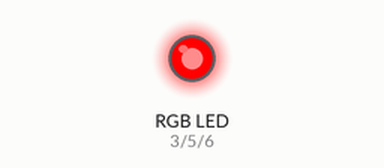
The sketch below on a simulated Arduino Uno, built with avr-gcc and run on an emulated ATmega328P. Parts: an RGB LED mixed from three pins (HIGH = lit).

Above: at 0.05 s.
At 0.15 s:
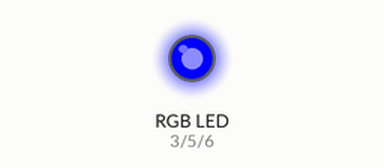
At 0.3 s:
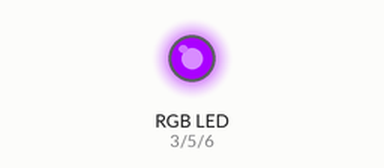
Timing chart, 0 to 3.0 s (numbered marks = the images above):
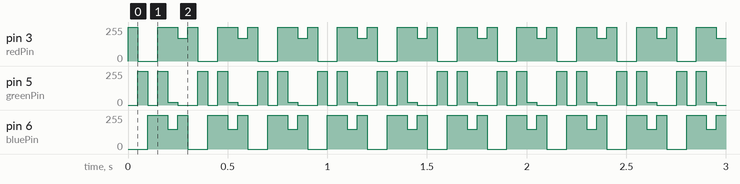

Measured:
- by itself, pin 3 (redPin): repeats every 0.30 s: 0/255 0.10 s, 255/255 0.10 s, 170/255 0.05 s, 255/255 0.05 s
- by itself, pin 5 (greenPin): repeats every 0.30 s: 0/255 0.05 s, 255/255 0.05 s, 20/255 0.05 s, 0/255 0.10 s, 255/255 0.05 s
- by itself, pin 6 (bluePin): repeats every 0.30 s: 147/255 0.05 s, 255/255 0.05 s, 0/255 0.10 s, 255/255 0.10 s

The sketch:

rgb_led.ino
```cpp
int redPin = 3;
int greenPin = 5;
int bluePin = 6;

void setup() {
  pinMode(redPin, OUTPUT);
  pinMode(greenPin, OUTPUT);
  pinMode(bluePin, OUTPUT);
}

void loop() {
 setColor(255, 0, 0); // Red Color
  delay(50);
  setColor(0, 255, 0); // Green Color
  delay(50);
  setColor(0, 0, 255); // Blue Color
  delay(50);
  setColor(255, 255, 255); // White Color
  delay(50);
  setColor(255,20,147);
  delay(50);
  setColor(170, 0, 255); // Purple Color
  delay(50);
//  setColor(51, 255, 255);
//  delay(50);
//  setColor(1, 1, 1);
//  delay(50);
//  setColor(128, 0, 0);
//delay(50);
//setColor(139, 0, 0);
//delay(50);
//setColor(165, 42, 42);
//delay(50);
//// firebrick  #B22222
//setColor(178, 34, 34);
//delay(50);
//// crimson  #DC143C
//setColor(220, 20, 60);
//delay(50);
//// red  #FF0000
//setColor(255, 0, 0);
//delay(50);
//// tomato #FF6347
//setColor(255, 99, 71);
//delay(50);
//// coral  #FF7F50
//setColor(255, 127, 80);
//delay(50);
//// indian red #CD5C5C
//setColor(205, 92, 92);
//delay(50);
//// light coral  #F08080
//setColor(240, 128, 128);
//delay(50);
//// dark salmon  #E9967A
//setColor(233, 150, 122);
//delay(50);
//// salmon #FA8072
//setColor(250, 128, 114);
//delay(50);
//// light salmon #FFA07A
//setColor(255, 160, 122);
//delay(50);
//// orange red #FF4500
//setColor(255, 69, 0);
//delay(50);
//// dark orange  #FF8C00
//setColor(255, 140, 0);
//delay(50);
//// orange #FFA500
//setColor(255, 165, 0);
//delay(50);
//// gold #FFD700
//setColor(255, 215, 0);
//delay(50);
//// dark golden rod  #B8860B
//setColor(184, 134, 11);
//    ; delay(50);
//// golden rod #DAA520
//setColor(218, 165, 32);
//    ; delay(50);
//// pale golden rod  #EEE8AA
//setColor(238, 232, 170);
//delay(50);
//// dark khaki #BDB76B
//setColor(189, 183, 107);
//delay(50);
//// khaki  #F0E68C
//setColor(240, 230, 140);
//delay(50);
//// olive  #808000
//setColor(128, 128, 0);
//    ; delay(50);
//// yellow #FFFF00
//setColor(255, 255, 0);
//    ; delay(50);
//// yellow green #9ACD32
//setColor(154, 205, 50);
//    ; delay(50);
//// dark olive green #556B2F
//setColor(85, 107, 47);
//    ; delay(50);
//// olive drab #6B8E23
//setColor(107, 142, 35);
//    ; delay(50);
//// lawn green #7CFC00
//setColor(124, 252, 0);
//    ; delay(50);
//// chart reuse  #7FFF00
//setColor(127, 255, 0);
//    ; delay(50);
//// green yellow #ADFF2F
//setColor(173, 255, 47);
//    ; delay(50);
//// dark green #006400
//setColor(0, 100, 0);
//delay(50);
//// green  #008000
//setColor(0, 128, 0);
//delay(50);
//// forest green #228B22
//   setColor (34, 139, 34);
//   delay(50);
//    // lime #00FF00
//   setColor (0, 255, 0);
//   delay(50);
//    // lime green #32CD32
//  setColor  (50, 205, 50);
//  delay(50);
//    // light green  #90EE90
//  setColor  (144, 238, 144);
//  delay(50);
//    // pale green #98FB98
//  setColor  (152, 251, 152);
//  delay(50);
//    // dark sea green #8FBC8F
//   setColor (143, 188, 143);
//   delay(50);
//    // medium spring green  #00FA9A
//   setColor (0, 250, 154);
//   delay(50);
//   setColor(0,255,127);
//   delay(50);
//    // sea green  #2E8B57
//    setColor(46, 139, 87);
//    delay(50);
//    // medium aqua marine #66CDAA
//    setColor(102, 205, 170);
//    delay(50);
//    // medium sea green #3CB371
//   setColor (60, 179, 113);
//   delay(50);
//    // light sea green  #20B2AA
//    setColor(32, 178, 170);
//    delay(50);
//    // dark slate gray  #2F4F4F
//   setColor (47, 79, 79);
//   delay(50);
//    // teal #008080
//   setColor (0, 128, 128);
//   delay(50);
//    // dark cyan  #008B8B
//   setColor (0, 139, 139);
//   delay(50);
//    // aqua #00FFFF
//  setColor  (0, 255, 255);
//  delay(50);
//    // cyan #00FFFF
//   setColor (0, 255, 255);
//   delay(50);
//    // light cyan #E0FFFF
//   setColor (224, 255, 255);
//   delay(50);
//    // dark turquoise #00CED1
//   setColor (0, 206, 209);
//   delay(50);
//    // turquoise  #40E0D0
//  setColor  (64, 224, 208);
//  delay(50);
//    // medium turquoise #48D1CC
//  setColor  (72, 209, 204);
//  delay(50);
//    // pale turquoise #AFEEEE
//   setColor (175, 238, 238);
//   delay(50);
//    // aqua marine  #7FFFD4
//  setColor  (127, 255, 212);
//  delay(50);
//    // powder blue  #B0E0E6
//   setColor (176, 224, 230);
//   delay(50);
//    // cadet blue #5F9EA0
//   setColor (95, 158, 160);
//   delay(50);
//    // steel blue #4682B4
//  setColor  (70, 130, 180);
//  delay(50);
//    // corn flower blue #6495ED
//   setColor (100, 149, 237);
//   delay(50);
//    // deep sky blue  #00BFFF
//  setColor  (0, 191, 255);
//  delay(50);
//    // dodger blue  #1E90FF
//  setColor  (30, 144, 255);
//  delay(50);
//    // light blue #ADD8E6
//  setColor  (173, 216, 230);
//  delay(50);
//    // sky blue #87CEEB (135,206,235)
//    // light sky blue #87CEFA
//  setColor  (135, 206, 250);
//  delay(50);
//    // midnight blue  #191970
//  setColor  (25, 25, 112);
//  delay(50);
//    // navy #000080
//  setColor  (0, 0, 128);
//  delay(50);
//    // dark blue  #00008B
//   setColor (0, 0, 139);
//   delay(50);
//    // medium blue  #0000CD
// setColor  (0, 0, 205);
// delay(50);
//    // blue #0000FF
//  setColor  (0, 0, 255);
//  delay(50);
//    // royal blue #4169E1
//  setColor  (65, 105, 225);
//  delay(50);
//    // blue violet  #8A2BE2
// setColor   (138, 43, 226);
// delay(50);
//    // indigo #4B0082
// setColor   (75, 0, 130);
// delay(50);
//    // dark slate blue  #483D8B
// setColor   (72, 61, 139);
// delay(50);
//    // slate blue #6A5ACD
//  setColor  (106, 90, 205);
//  delay(50);
//    // medium slate blue  #7B68EE
//  setColor  (123, 104, 238);
//  delay(50);
//    // medium purple  #9370DB
//  setColor  (147, 112, 219);
//  delay(50);
//    // dark magenta #8B008B
//  setColor  (139, 0, 139);
//  delay(50);
//    // dark violet  #9400D3
//  setColor  (148, 0, 211);
//  delay(50);
//    // dark orchid  #9932CC
//  setColor  (153, 50, 204);
//  delay(50);
//    // medium orchid  #BA55D3
//  setColor  (186, 85, 211);
//  delay(50);
//    // purple #800080
//    setColor(230, 230, 250);
//    delay(50);
//    setColor(255, 250, 240);
//    delay(50);
//    setColor(240, 248, 255);
//    delay(50);
//    setColor(248, 248, 255);
//    delay(50);
//    setColor(240, 255, 240);
//    delay(50);
//    setColor(255, 255, 240);
//    delay(50);
//    setColor(240, 255, 255);
//    delay(50);
//    setColor(255, 250, 250);
//    delay(50);
//  setColor  (0, 0, 0);
//    delay(50);
//    setColor(105, 105, 105);
//    delay(50);
//    setColor(128, 128, 128);
//    delay(50);
//    setColor(169, 169, 169);
//    delay(50);
//    setColor(192, 192, 192);
//    delay(50);
//    setColor(211, 211, 211);
//    delay(50);
//    setColor(220, 220, 220);
//    delay(50);
//    setColor(245, 245, 245);
//    delay(50);
//    setColor(255, 255, 255);
//    delay(50);

}

void setColor(int redValue, int greenValue, int blueValue) {
  analogWrite(redPin, redValue);
  analogWrite(greenPin, greenValue);
  analogWrite(bluePin, blueValue);
}
```
